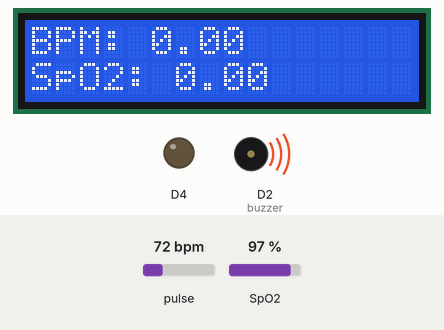
The sketch below on a simulated ESP8266 (NodeMCU). Parts: 16×2 character LCD, output pins drawn as LEDs (lit = HIGH), buzzer (waves = sounding, pin HIGH). The test bench sets the inputs (shaded band); at power-on: pulse 72 bpm, SpO2 97 %. What the sketch prints to the serial monitor is not drawn.

Above: at 1.6 s.
1.7 s: pulse set to 42 bpm
At 4.6 s:
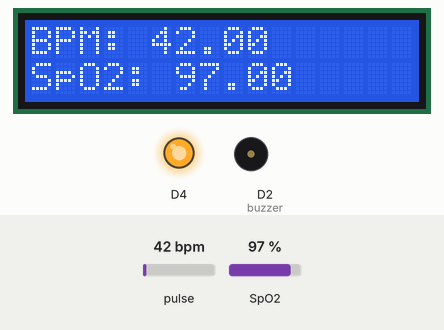
4.7 s: SpO2 set to 91 %
At 6.7 s:
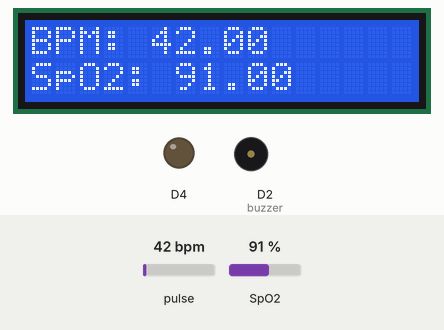
7.4 s: SpO2 set to 88 %
At 9.01 s:
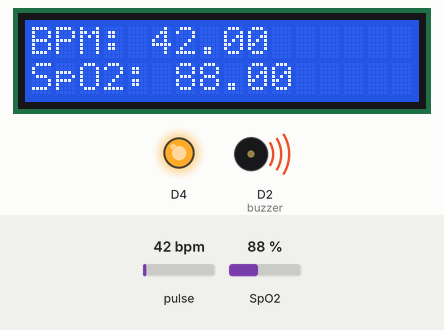
10.3 s: pulse set to 97 bpm
At 12.1 s:
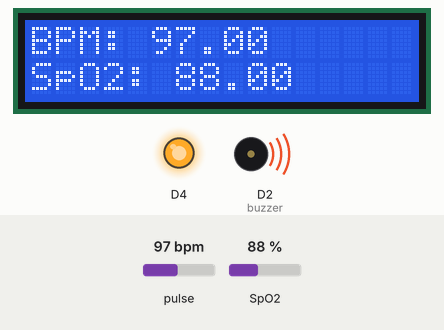
13.3 s: pulse set to 102 bpm
At 15.0 s:
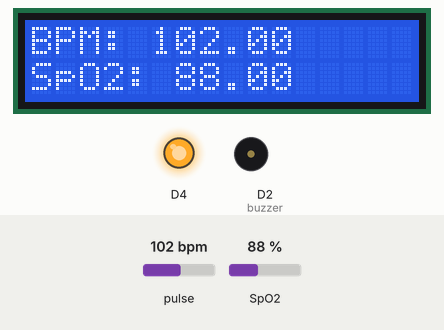
Timing chart, 0 to 16.9 s (numbered marks = the images above; inputs shaded):
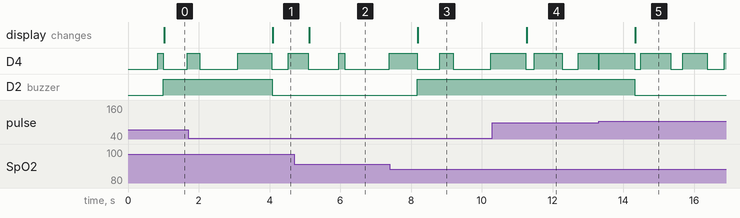

The sketch:

lementation_of_Covid_patient_Health_Monitoring_System_using_.ino
```cpp
#include <MAX30100_PulseOximeter.h>
#include <Wire.h>
#include <LiquidCrystal_I2C.h>

#define REPORTING_PERIOD_MS 1000
PulseOximeter pox;
float BPM, SpO2;
uint32_t tsLastReport = 0;
int buzzer =D2;

LiquidCrystal_I2C lcd(0x27, 16, 2);

void onBeatDetected()
{
    digitalWrite(D4, HIGH);

}

void setup()
{
    pinMode(D4, OUTPUT);
    Serial.begin(9600);
    lcd.begin(16, 2);
    lcd.backlight();

    pinMode(buzzer,OUTPUT);

    if (!pox.begin())
    {
        lcd.print("Error initializing");
        lcd.setCursor(0, 1);
        lcd.print("MAX30100!");
        while (1);
    }
    else
    {
        pox.setOnBeatDetectedCallback(onBeatDetected);
    }
    pox.setIRLedCurrent(MAX30100_LED_CURR_7_6MA);
}

void loop()
{
    pox.update();
    BPM = pox.getHeartRate();
    SpO2 = pox.getSpO2();
    if (millis() - tsLastReport > REPORTING_PERIOD_MS)
    {
        digitalWrite(D4, LOW);


        Serial.print("Heart Rate:");
        Serial.print(BPM);
        Serial.print(",");
        Serial.print("SpO2:");
        Serial.println(SpO2);

      if (SpO2 < 90 && BPM < 100 )
      {

          Serial.println("patient is in danger");

          digitalWrite(buzzer,1);

      }
      else
      {
            Serial.println("patient is good");

            digitalWrite(buzzer,0);
      }


        lcd.clear();
        lcd.print("BPM: ");
        lcd.print(BPM);
        lcd.setCursor(0, 1);
        lcd.print("SpO2: ");
        lcd.print(SpO2);

        tsLastReport = millis();
    }
}
```

Measured:
- the behaviour switches between 90 and 89 % on SpO2 (found by bisection; images 2 and 3)
- the behaviour switches between 99 and 100 bpm on pulse (found by bisection; images 4 and 5)
- after the input at 1.7 s, D2 (buzzer): HIGH → LOW after 2.4 s instead of 1.3 s; the display: changes after 2.4 s (image 1)
- after the input at 4.7 s, the display: changes after 0.42 s (image 2)
- after the input at 7.4 s, D2 (buzzer): LOW → HIGH after 0.77 s; the display: changes after 0.79 s (image 3)
- after the input at 10.3 s, the display: changes after 0.97 s (image 4)
- after the input at 13.3 s, D2 (buzzer): HIGH → LOW after 1.0 s; the display: changes after 1.0 s (image 5)
